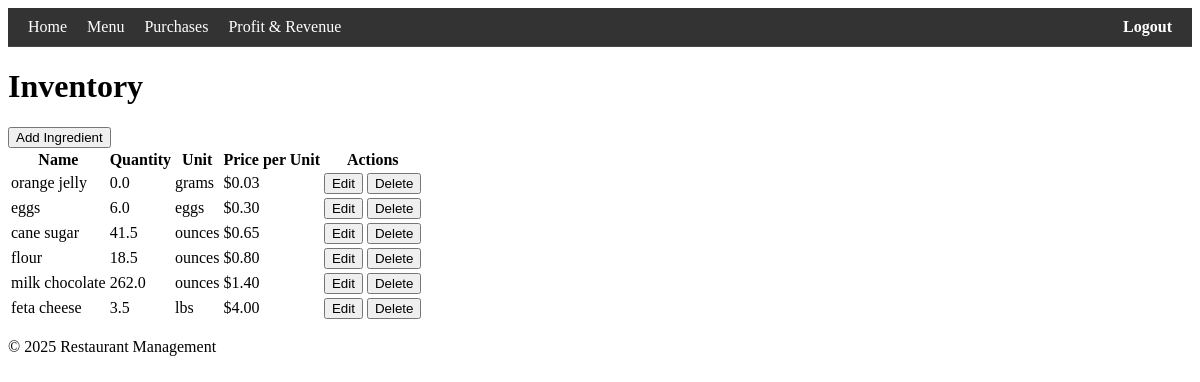
Before: / (signed in) with the older database file.
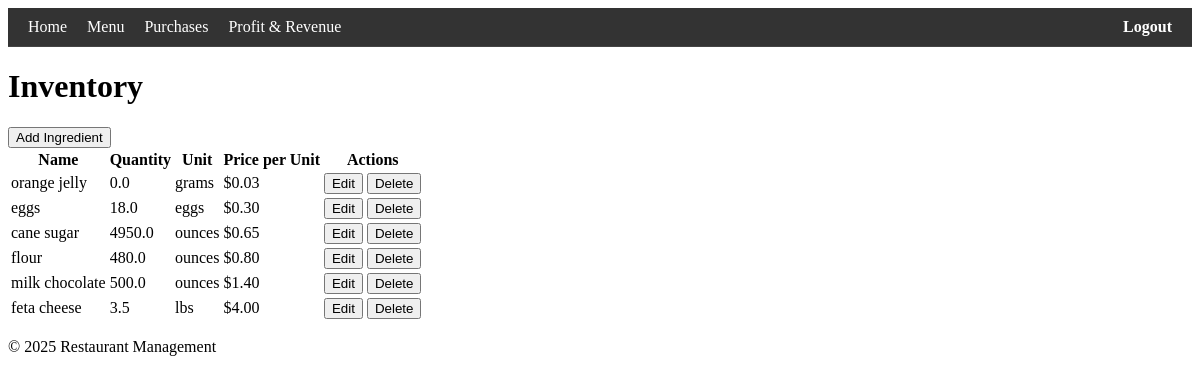
After: the same page with the newer database file.
### inventory/models.py (models this page shows, shortened)
class Ingredient(models.Model):
    name = models.CharField(max_length=100)  # name of ingredient (e.g., flour)
    quantity = models.FloatField(
        default=0
    )  # quantity available in the inventory (e.g., 4.5)
    unit = models.CharField(
        max_length=50, default="unitless"
    )  # unit of measurement (e.g., "tbsp", "lbs")
    unit_price = models.DecimalField(
        max_digits=10, decimal_places=2
    )  # price per unit (e.g., 0.05)

### inventory/views.py (the view)
# urls.py: path("", InventoryListView.as_view(), name="home"),
class InventoryListView(LoginRequiredMixin, ListView):
    model = Ingredient
    template_name = "inventory/inventory_list.html"
    context_object_name = "ingredients"
    def get_context_data(self, **kwargs):
        context = super().get_context_data(**kwargs)
        context["current_year"] = datetime.now().year
        return context

### inventory/templates/inventory/inventory_list.html (shortened to what this page needs)
{% extends 'base.html' %}
{% block content %}
<h1>Inventory</h1>
<a href="{% url 'ingredient-add' %}"><button>Add Ingredient</button></a>
<table>
    <thead>
        <tr>
            <th>Name</th>
            <th>Quantity</th>
            <th>Unit</th>
            <th>Price per Unit</th>
            <th>Actions</th>
        </tr>
    </thead>
    <tbody>
        {% for ingredient in ingredients %}
        <tr>
            <td>{{ ingredient.name }}</td>
            <td>{{ ingredient.quantity }}</td>
            <td>{{ ingredient.unit }}</td>
            <td>${{ ingredient.unit_price }}</td>
            <td>
                <a href="{% url 'ingredient-edit' ingredient.id %}"><button>Edit</button></a>
                <a href="{% url 'ingredient-delete' ingredient.id %}"><button>Delete</button></a>
            </td>
        </tr>
        {% endfor %}
    </tbody>
</table>
{% endblock %}

Changed rows visible on the page:
changed Ingredient "eggs": quantity "6.0" → "18.0"
changed Ingredient "cane sugar": quantity "41.5" → "4950.0"
changed Ingredient "flour": quantity "18.5" → "480.0"
changed Ingredient "milk chocolate": quantity "262.0" → "500.0"
